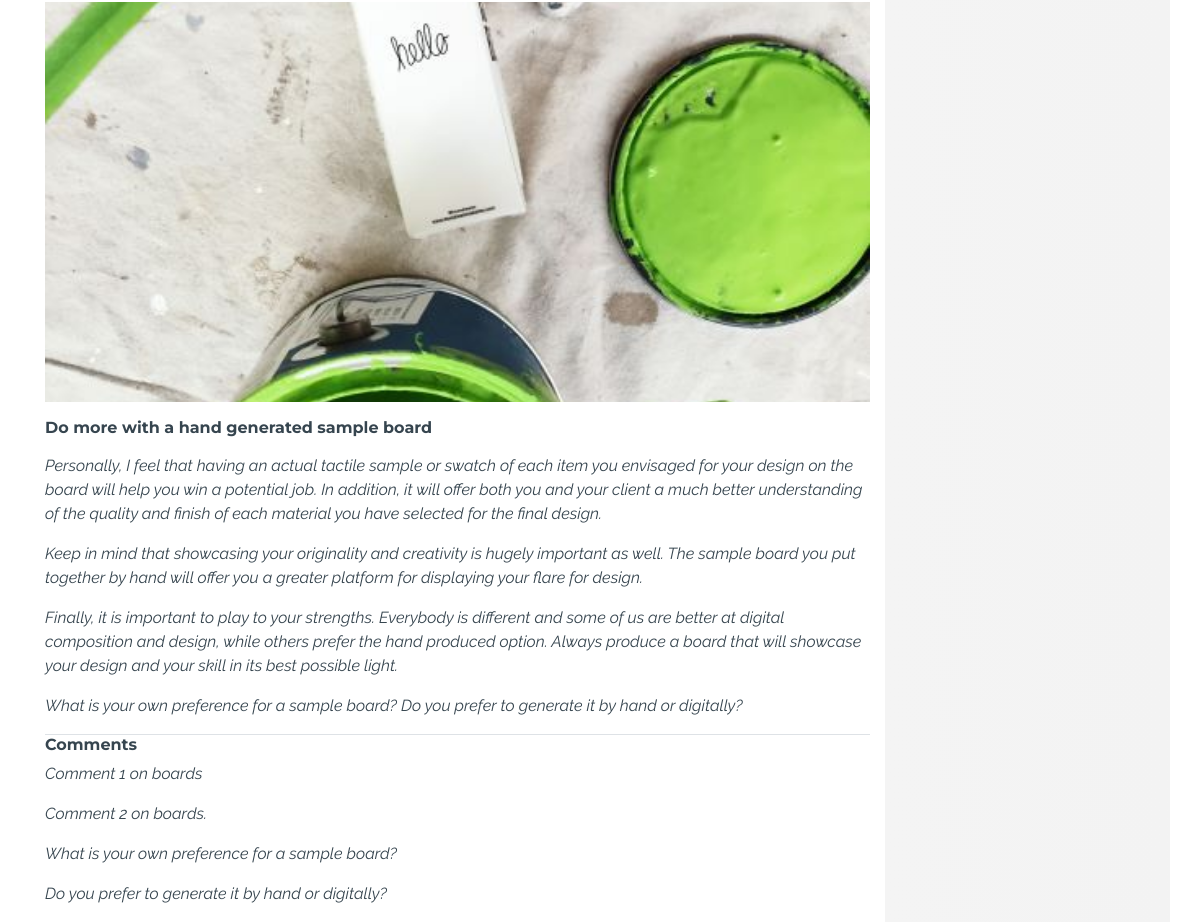
Before: /blog/3 (lower part) with the older database file.
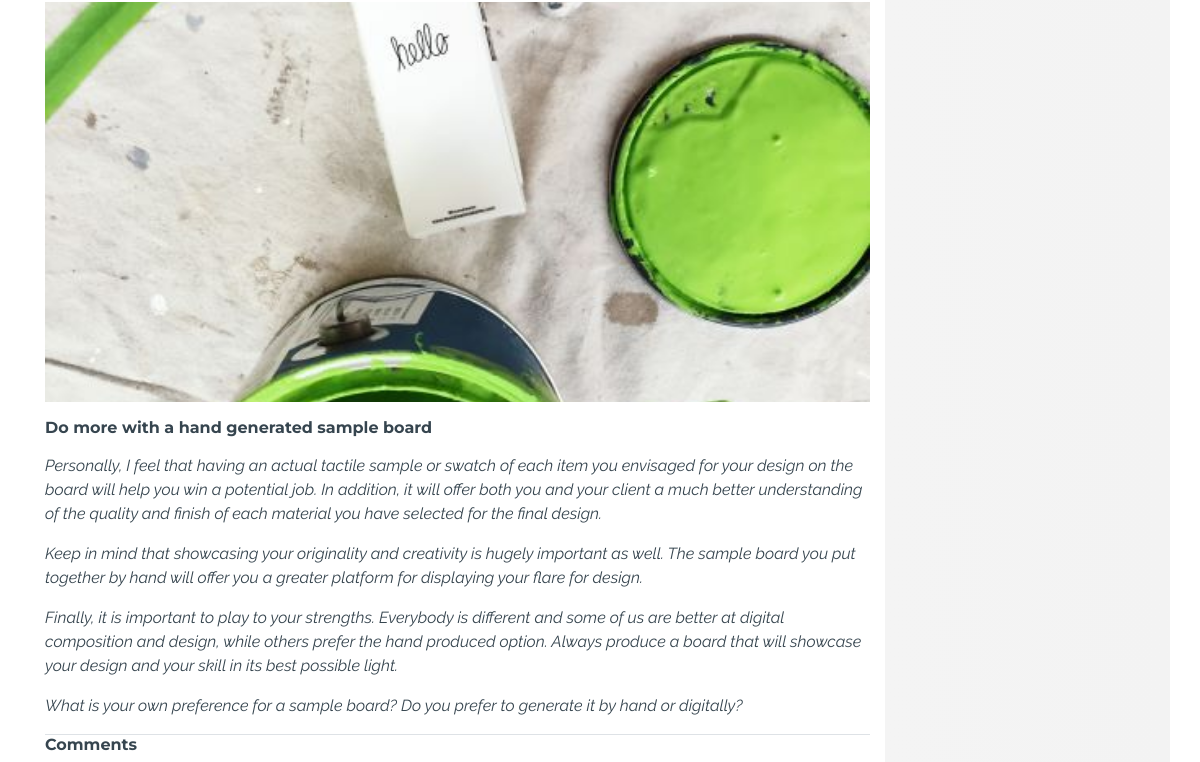
After: the same page with the newer database file.
### blog/models.py (models this page shows)
class Section(models.Model):
    blog = models.ForeignKey('Blog', on_delete=models.CASCADE, related_name='sections') #gotta have
    title = models.CharField(max_length=500, blank=True) # char blank
    image = models.ImageField(blank=True) # ?
    content = models.TextField(blank=True) # text blank

class Comment(models.Model):
    blog = models.ForeignKey('Blog', on_delete=models.CASCADE, related_name='comments')
    date = models.DateField(default=timezone.now)
    name = models.CharField(max_length=30, blank=True)
    content = models.TextField() # don't want this to blank ever
    reply = models.TextField(blank=True)

### blog/views.py (the view)
# urls.py: path('<pk>', views.blog, name='blog'),
def blog(request, pk):
    blog = Blog.objects.get(pk=pk)
    sections = Section.objects.filter(blog=blog)
    comments = Comment.objects.filter(blog=blog)
    context = {'blog': blog, 'sections': sections, 'comments': comments}
    return render(request, 'blog/blog.html', context)

### blog/templates/blog/blog.html (shortened to what this page needs)
{% extends 'base.html' %}
{% load static %}
{% block content%}
{% for section in sections %}
<section class="mt-3">
    {% if section.image %}
    <div class="wrap-img--section">
        <div class="background-img" style="background-image: url({% static 'images/paint.jpg' %})">
        </div>
    </div>
    {% endif %}
    <h3 class="mt-3">{{ section.title }}</h3>
    <p>{{ section.content|linebreaks }}</p>
</section>
{% endfor %}
<section class="mt-3 border-top">
    <h3>Comments</h3>
    {% for comment in comments %}
    <p class="mb-2">{{ comment.content|linebreaks }}</p>
    {% endfor %}
</section>
{% endblock %}

Changed rows visible on the page:
removed Comment: content "Comment 1 on boards"
removed Comment: content "Comment 2 on boards. What is your own preference for a sample board? Do you prefer to generate it by hand or digitally?"
